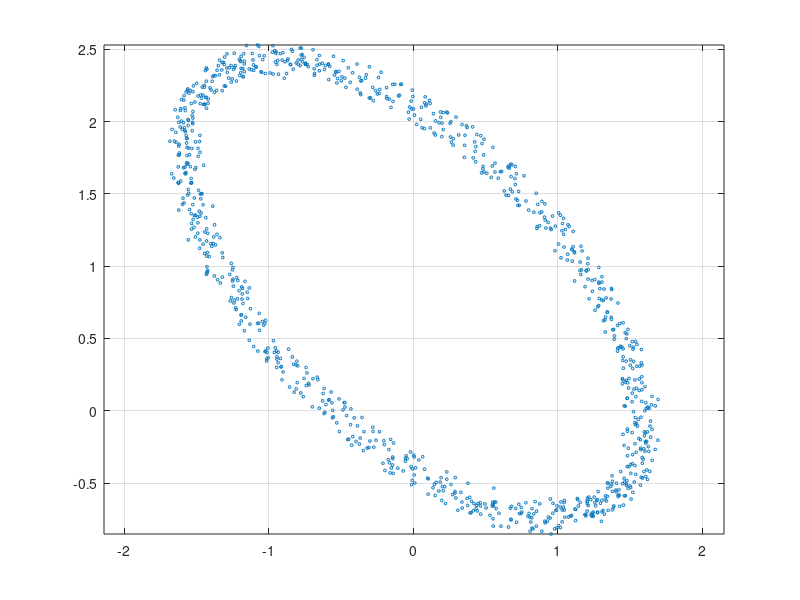

Reproduce this figure in MATLAB. (Note: this script raises an error after producing the figure.)
addpath("../0.toolkit/thirdparty/", "../0.toolkit/m-files/")
% ax^2 + bxy + cy^2 + dx + ey + f = 0
aa = 1;
bb = 2;

alpha = 0.2;
n = 1000;
phi = (1:n)./n*(2*pi);
phi = phi';
x = aa*cos(phi)+alpha*rand(size(phi));
y = bb*sin(phi)+alpha*rand(size(phi));

centro = [0.5 0.5];
x = x+centro(1);
y = y+centro(2);

theta = pi/4;
R = [cos(theta) -sin(theta); sin(theta) cos(theta)];

tmp = [x' ; y'];
tmp = R*tmp;
x = tmp(1, :)';
y = tmp(2, :)';

mio = 1;

%run("rand_nums.m");

if mio == 0
    m = [x';y';ones(1,n)];
    L = [];
    for i = 1: size(m,2)
        L = [L; kron( m(:,i)' , m(:,i)') ];
    end
    [~,~,V] = svd(L*duplication(3));
    C = reshape(duplication(3)*V(:,end),3,3)
else
    %y = Ax
    %In order to avoid the trivial solution (C equals all zero),
    %we set f = 1 and then solve the linear system of equation.
    %see:
    %-- https://scipython.com/blog/direct-linear-least-squares-fitting-of-an-ellipse/
    A = [x.^2 x.*y y.^2 x y];
    b = -ones(length(x), 1);
    %Solution calculated by following:
    %-- https://textbooks.math.gatech.edu/ila/least-squares.html#:~:text=So%20a%20least%2Dsquares%20solution,difference%20b%20%E2%88%92%20Ax%20is%20minimized.
    C = (A'*A)^-1*A'*b;

    C = [C ; 1]
end

figure(1)
plot(x,y, 'o', 'MarkerSize', 2);
axis equal;
grid on;
hold on;
shg;
cmap = colormap(lines);
if mio == 0
    syms u v real
    gca = ezplot([u;v;1]'* C *[u;v;1], [-aa aa -bb bb] + [-1 1 -1 1] );
else
    C1 = C;
    a1 = C1(1);
    b1 = C1(2);
    c1 = C1(3);
    d1 = C1(4);
    e1 = C1(5);
    f1 = C1(6); 
    eq1 = @(xx,yy) a1.*xx.^2+b1.*xx.*yy+c1.*yy.^2+d1.*xx+e1.*yy+f1;
    gca = fimplicit(eq1, [-aa aa -bb bb] + [-1 1 -1 1]);
    set(gca,'Color', cmap(3,:), 'LineWidth', 2, 'LineStyle', ':');
    
    C2 = simpleGN(@(CC) res(CC,x,y), C1);
    a2 = C2(1);
    b2 = C2(2);
    c2 = C2(3);
    d2 = C2(4);
    e2 = C2(5);
    f2 = C2(6); 
    eq2 = @(xx,yy) a2.*xx.^2+b2.*xx.*yy+c2.*yy.^2+d2.*xx+e2.*yy+f2;
    gca = fimplicit(eq2, [-aa aa -bb bb] + [-1 1 -1 1]);
    set(gca,'Color', cmap(2,:), 'LineWidth', 2, 'LineStyle', ':');

    disp('Non-refined residual');
    [R1, ~] = res(C1,x,y)
    disp('Refined residual');
    [R2, ~] = res(C2,x,y)
end
hold off
